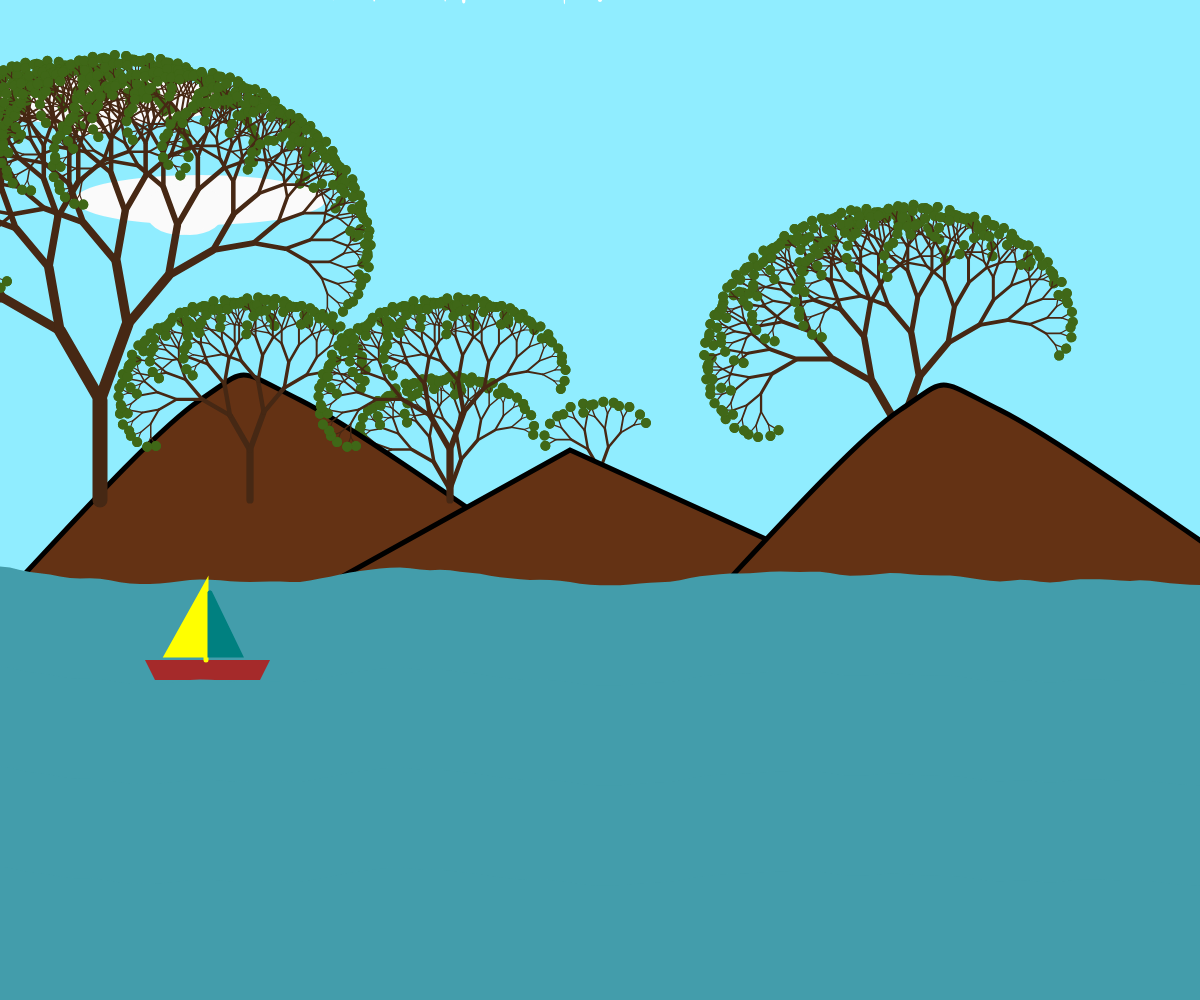
Frame 1 (no input)
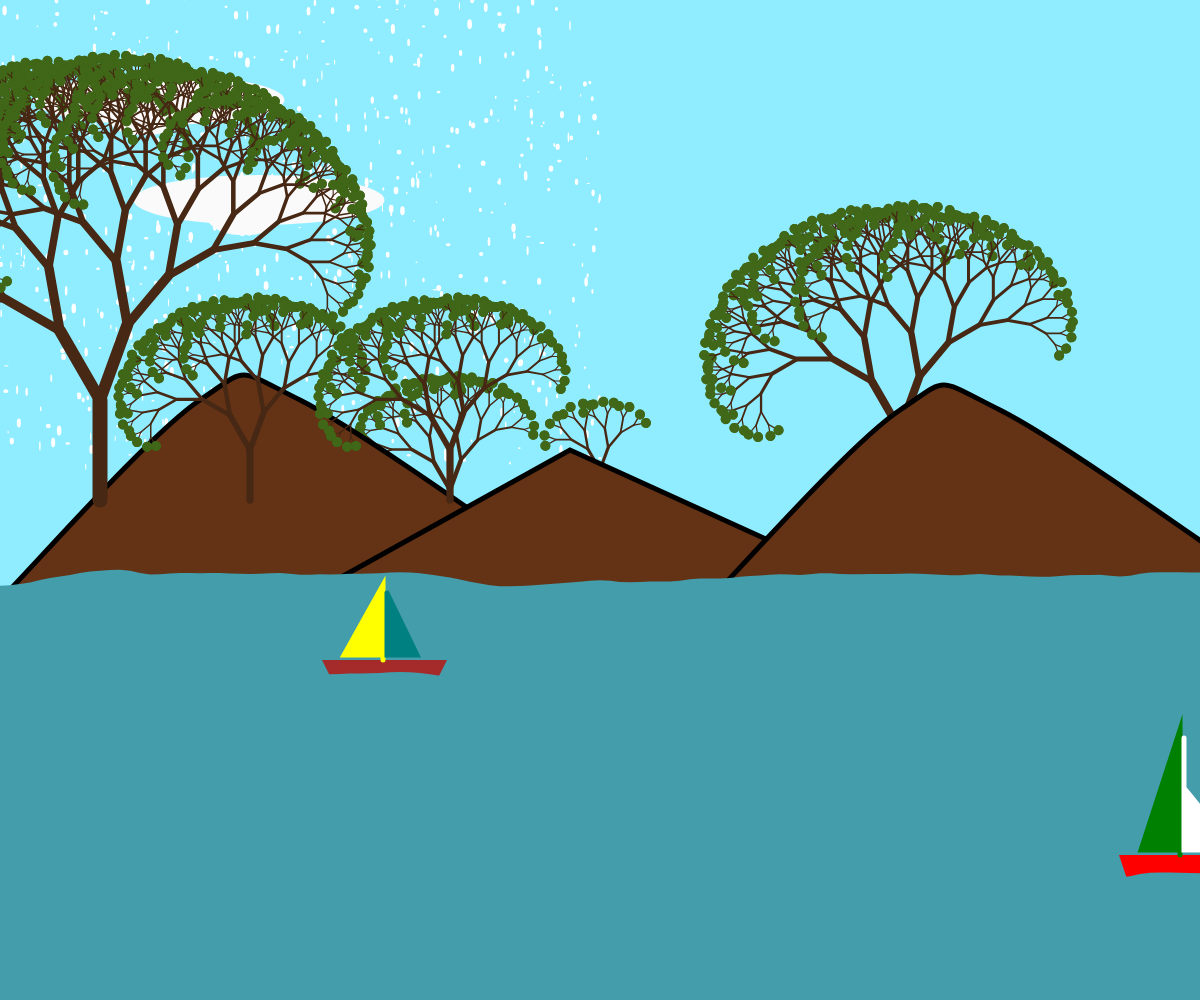
Frame 60 (no input)
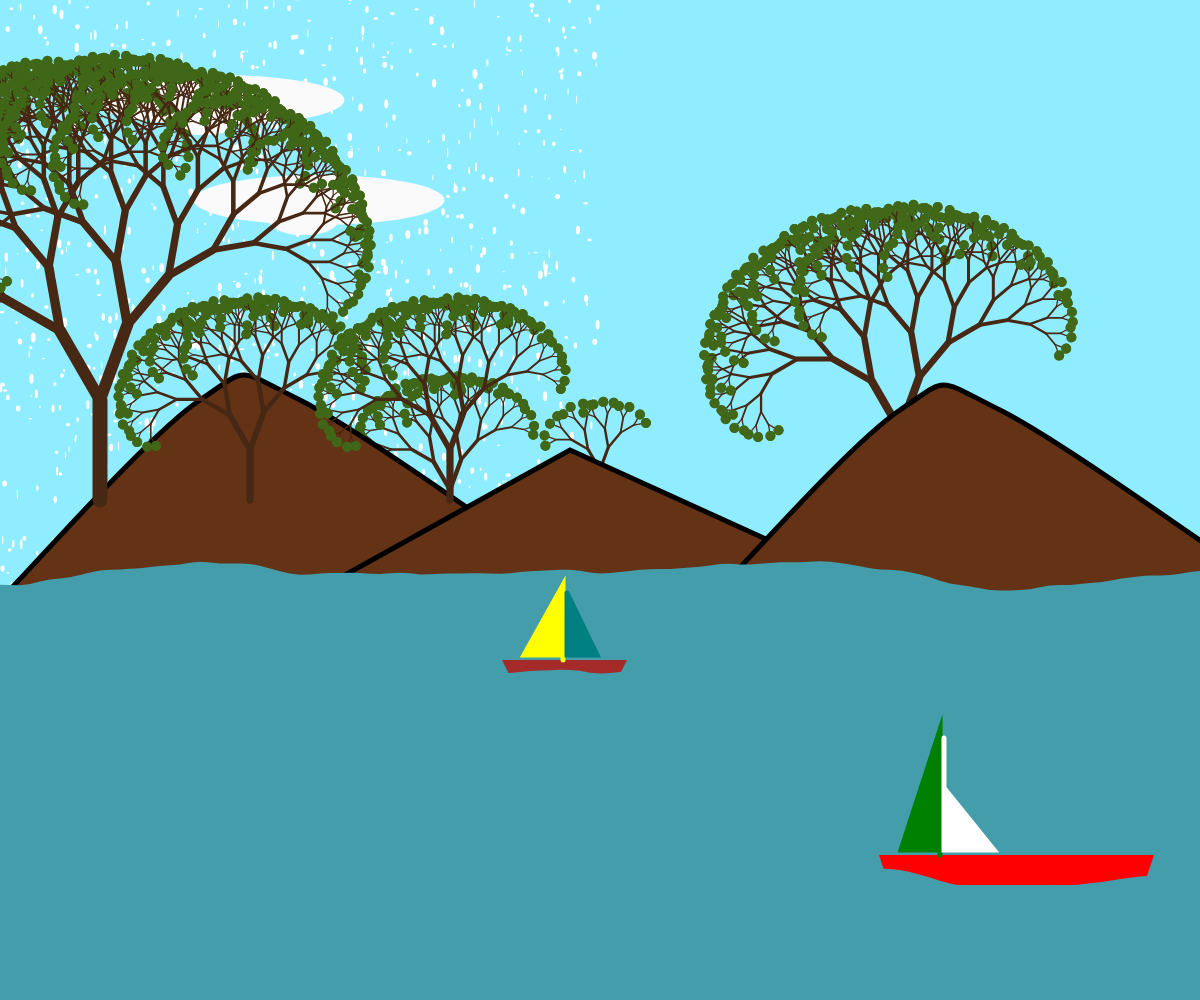
Frame 120 (the mouse pressed at the canvas centre since frame 60)

The p5.js sketch that drew these frames (run headless with seeded random() and noise() and a simulated clock; from frame 60 on, the mouse is pressed at the canvas centre):

// p5.js sketch
// ── sketch.js

let yoff = 0.0;
let cloudx = 100;
let cloudy = 100;
let xBoat = 0;
let xBoat2 = 0;
let drops = [];
let dropsNumber = 1500;
let cloudSize = 0;
let darkness = 0;
let clouds = 2;

function setup() {
  createCanvas(windowWidth, windowHeight);

  for(var i = 0; i < 1500; i++) {
    drops[i] = new Drop();
  }
  
  cloudSize = random(1,4);
  darkness = random (-100, 100);
  clouds = random([2,3,4,5,6,7,8,9]);
  xBoat2 = width + 10;
}

function draw() {
  
  let sky = color(103 + darkness, 196 + darkness, 240 + darkness);
  background(sky); 
  for(var i = 0; i < 1500; i++) {
    drops[i].show();
    drops[i].update();
  }

  makeCloud(cloudx, cloudy);
  makeCloud(cloudx + 100, cloudy + 100);  
  cloudx += 1;

  push();
  translate(0, 200);
  strokeWeight(5);
  stroke(0)
  fill(100, 50, 20);
  
  push()
  translate(450, 330); 
  branch(40);
  pop()

  push();
  translate(600, 300); 
  branch(30);
  pop();

  push();
  translate(900, 300); 
  branch(70);
  pop();
  
  drawMountain(0);
  triangle(300, 400, 570, 250, 900, 400);
 
  push();
  translate(700,10);
  drawMountain(0);
  pop();


  push();
  translate(250, 300); 
  branch(50);
  pop();

  push();
  translate(450, 300); 
  branch(50);
  pop();

  push();
  translate(100, 300); 
  branch(100);
  pop();

  wave();
  drawBoat(xBoat,270);
  xBoat+=3;
  if (xBoat > width) {
    xBoat = -200;
  }

  translate(0,100);
  wave();
  translate(0,100);
  wave();

  drawBoat2(xBoat2 ,265);
  xBoat2-=4;
  if (xBoat2 < -400) {
    xBoat2 = width + 400;
  }

  translate(0,100);
  wave();
  pop();
  
}


function branch(len) {
  angleMode(DEGREES);
  push();
  if (len >10) {
    strokeWeight(map(len, 10,100, 1, 15));
    stroke(70,40,20);
    line(0, 0, 0, -len);
    translate(0, -len);
    
    rotate(-30);
    branch(len * 0.8);    
    rotate(50);
    branch(len * 0.8);
  } else {
  
    let r = 80 + random(-20, 20);
    let g = 120 + random(-20, 20);
    let b = 40 + random(-20, 20);

    r = 80 + map(len, 0,100, -20,20);
    g = 120 + map(len, 0,100, -20,20);
    b = 40 + map(len, 0,100, -20,20);

    fill(r, g, b);
    noStroke();
    ellipse(0,0, 10);
  }
  pop(); 

}

function drawMountain(multiple) {
  fill(100, 50, 20);
  beginShape();
  curveVertex(600,400)  
  curveVertex(600,400)

  
  
  curveVertex(300,200)
  curveVertex(200,200)
  if (multiple == 1) {
    curveVertex(100,200);
  }
 

  curveVertex(0,400)
  curveVertex(0,400)
  

  endShape();
}

function wave() {
  //waves
  fill(67, 157, 171);
  noStroke();

  beginShape();

  let xoff = 0; 
  for (let x = 0; x <= width; x += 10) {
    let y = map(noise(xoff, yoff), 0, 1, 400, 350);

    vertex(x, y);
    xoff += 0.05;
  }

  // increment y dimension for noise
  yoff += 0.01;
  vertex(width, height);
  vertex(0, height);
  endShape(CLOSE);
}

function makeCloud(cloudx, cloudy) {
  fill(250);
  ellipse(cloudx, cloudy, 70 * cloudSize, 50);
  ellipse(cloudx - 10, cloudy + 10, 70, 50);  
  ellipse(cloudx - 20, cloudy + 10, 70, 50);
}

function sand() {
  fill(250, 180, 100, 95);
  noStroke();
  square(0, 550, 800, 5, 5);
}

function Drop() {
  this.x = random(0, width/2);
  this.y = random(0, -height);
  
  this.show = function() {
    noStroke();
    fill(255);
    ellipse(this.x, this.y, random(1, 5), random(1, 10));   
  }
  this.update = function() {
    this.speed = random(5, 10);
    this.gravity = 1.05;
    this.y = this.y + this.speed*this.gravity;  
    
    if (this.y > height) {
      this.y = random(0, -height);
      this.gravity = 0;
}
}
}

function drawBoat(x, y) {
  fill('brown')
  beginShape()
  vertex(145 + x, y + 190)
  vertex(155 + x, y + 210)
  vertex(260 + x, y + 210)
  vertex(270 + x, y + 190)
  vertex(145 + x, y + 190)
  endShape()

  //sail1
  fill('yellow')
  stroke('yellow')
  beginShape()
  vertex(206 + x, y + 190)
  vertex(206 + x, y + 115)
  vertex(167 + x, y + 185)
  vertex(206 + x, y + 185)
  endShape()
  fill('teal')
  stroke('teal')


  //sail2
  beginShape()
  vertex(210 + x, y + 123)
  vertex(210 + x, y + 185)
  vertex(240 + x, y + 185)
  vertex(210 + x, y + 123)
  endShape()
  if (x > width) {
    x = 0
  } else {
    x = x + 1
  }
}

function drawBoat2(x, y) {
  let plusX = 150;
  let plusY = 10;
  point(155 + x, y + 210)
  fill('red')
  beginShape()
  vertex(155 + x, y  + plusY + 210)
  vertex(260 + plusX + x, y + plusY + 210)
  vertex(270 + plusX + x, y  + 190)
  vertex(145 + x , y + 190)
  endShape()

  //sail1
  fill('green')
  stroke('green')
  beginShape()
  vertex(206 + x, y + 190)
  vertex(206 + x, y + 115 - 50)
  vertex(167 + x, y + 185)
  vertex(206 + x, y + 185)
  endShape()
  fill('white')
  stroke('white')


  //sail2  
  beginShape()
  vertex(210 + x, y + 123- 50)
  vertex(210 + x, y + 185)
  vertex(240 + x + 20, y + 185  )
  vertex(210 + x, y + 123)
  endShape()
  if (x > width) {
    x = 0
  } else {
    x = x + 1
  }
}
